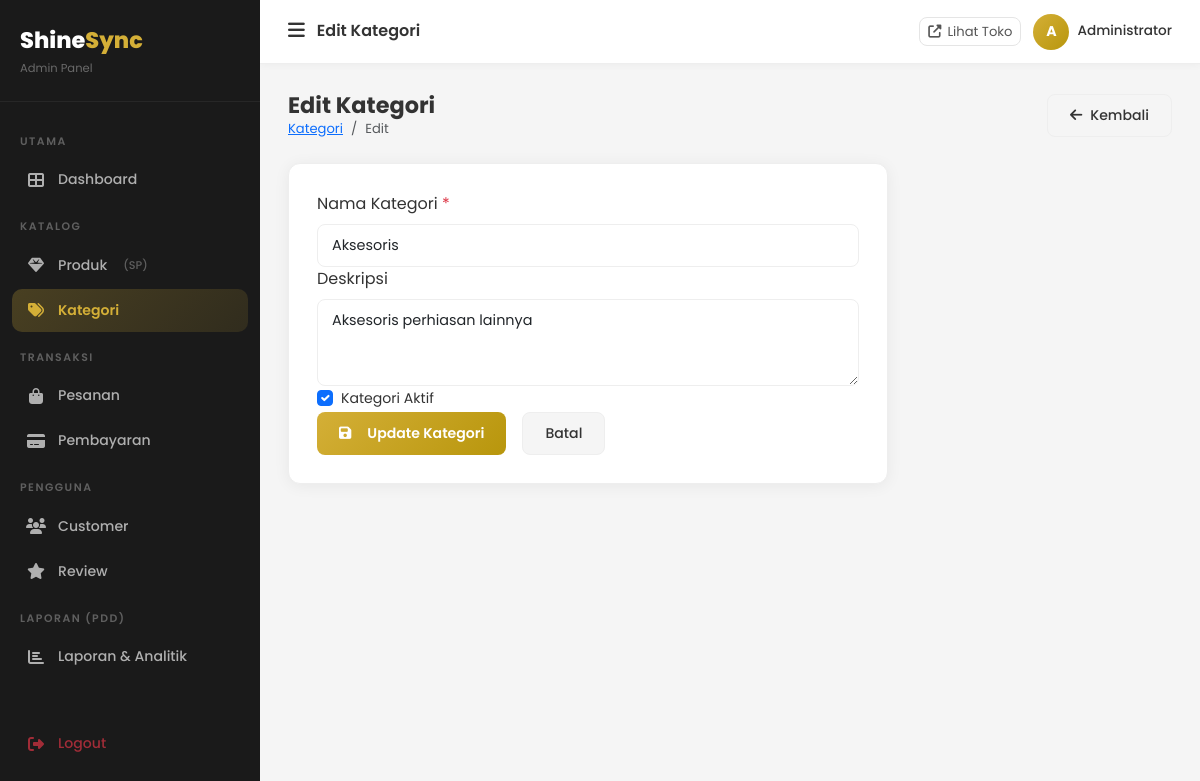
Screenshot of /admin/categories/edit/9 (signed in) with the database file from the repository.
### tables this page shows
CREATE TABLE `categories` (
  `id` int UNSIGNED NOT NULL,
  `name` varchar(100) NOT NULL,
  `slug` varchar(120) NOT NULL,
  `description` text,
  `image` varchar(255) DEFAULT NULL,
  `is_active` tinyint(1) NOT NULL DEFAULT '1',
  `created_at` timestamp NULL DEFAULT CURRENT_TIMESTAMP
);

### app/core/Controller.php (called while the page is built, shortened)
<?php
class Controller
{
    protected function view(string $viewPath, array $data = []): void
    {
        extract($data);
        $file = __DIR__ . '/../views/' . $viewPath . '.php';
        require $file;
    }
}

### app/controllers/CategoryController.php (called while the page is built, shortened)
<?php
class CategoryController extends Controller
{
    private Category $model;
    public function __construct() { parent::__construct(); $this->model = new Category(); }
    public function adminEdit(int $id): void
    {
        $category  = $this->model->findById($id);
        $this->view('admin/categories/form', compact('category', 'error', 'pageTitle'));
    }
}

### app/core/Database.php (called while the page is built, shortened)
<?php
class Database
{
    private static ?Database $instance = null;
    private mysqli $conn;
    private function __construct()
    {
        $this->conn = new mysqli(DB_HOST, DB_USER, DB_PASS, DB_NAME, DB_PORT);
        $this->conn->set_charset(DB_CHARSET);
    }
    public static function getInstance(): Database
    {
        if (self::$instance === null) {
            self::$instance = new self();
        }
        return self::$instance;
    }
    public function query(string $sql, array $params = []): array
    {
        if (empty($params)) {
            $result = $this->conn->query($sql);
            return $result->fetch_all(MYSQLI_ASSOC) ?: [];
        }
        $stmt = $this->prepare($sql, $params);
        $stmt->execute();
        $result = $stmt->get_result();
        return $result ? $result->fetch_all(MYSQLI_ASSOC) : [];
    }
    public function queryOne(string $sql, array $params = []): ?array
    {
        $rows = $this->query($sql, $params);
        return $rows[0] ?? null;
    }
    private function prepare(string $sql, array $params): mysqli_stmt
    {
        $stmt = $this->conn->prepare($sql);
        $types = '';
        foreach ($params as $p) {
            if (is_int($p))   $types .= 'i';
            elseif (is_float($p)) $types .= 'd';
            else $types .= 's';
        }
        $stmt->bind_param($types, ...$params);
        return $stmt;
    }
}

### app/core/Model.php (called while the page is built, shortened)
<?php
class Model
{
    public function __construct()
    {
        $this->db = Database::getInstance();
    }
}

### app/models/Category.php (called while the page is built, shortened)
<?php
class Category extends Model
{
    public function findById(int $id): ?array
    {
        return $this->db->queryOne("SELECT * FROM categories WHERE id=?", [$id]);
    }
}

### app/views/admin/categories/form.php (the view)
<?php
include __DIR__ . '/../../layouts/admin_header.php';
$isEdit = isset($category);
?>
<div class="admin-page-header">
  <div>
    <h2><?= $isEdit?'Edit':'Tambah' ?> Kategori</h2>
    <nav><ol class="breadcrumb"><li class="breadcrumb-item"><a href="<?= APP_URL ?>/admin/categories">Kategori</a></li><li class="breadcrumb-item active"><?= $isEdit?'Edit':'Tambah' ?></li></ol></nav>
  </div>
  <a href="<?= APP_URL ?>/admin/categories" class="btn-admin-secondary"><i class="fas fa-arrow-left"></i> Kembali</a>
</div>
<div style="max-width:600px;">
  <div class="admin-form-card">
    <form method="POST" action="<?= APP_URL ?>/admin/categories/<?= $isEdit?'update/'.$category['id']:'store' ?>">
      <div class="form-group">
        <label class="form-label">Nama Kategori <span style="color:#DC3545;">*</span></label>
        <input type="text" name="name" class="form-control" required value="<?= htmlspecialchars($category['name']??'') ?>" placeholder="Contoh: Cincin">
      </div>
      <div class="form-group">
        <label class="form-label">Deskripsi</label>
        <textarea name="description" class="form-control" rows="3"><?= htmlspecialchars($category['description']??'') ?></textarea>
      </div>
      <div class="form-group">
        <div class="form-check">
          <input type="checkbox" name="is_active" id="is_active" class="form-check-input" <?= (!$isEdit||$category['is_active'])?'checked':'' ?>>
          <label for="is_active" class="form-check-label" style="font-size:.88rem;">Kategori Aktif</label>
        </div>
      </div>
      <div class="d-flex gap-3">
        <button type="submit" class="btn-admin-gold"><i class="fas fa-save me-2"></i><?= $isEdit?'Update':'Simpan' ?> Kategori</button>
        <a href="<?= APP_URL ?>/admin/categories" class="btn-admin-secondary">Batal</a>
      </div>
    </form>
  </div>
</div>
<?php include __DIR__ . '/../../layouts/admin_footer.php'; ?>

### public/css/admin.css (style rules this page uses)
:root { --gold: #D4AF37; --gold-dark: #B8960C; --sidebar-bg: #1A1A1A; --sidebar-w: 260px; --topbar-h: 64px; --font: 'Poppins', sans-serif; --radius: 12px; --shadow: 0 2px 16px rgba(0,0,0,0.06); --border: #EEEEEE; --text: #333333; --text-muted: #888888; --bg: #F5F5F5; --white: #FFFFFF; --success: #28A745; --danger: #DC3545; --warning: #FFC107; --info: #17A2B8; --transition: all 0.25s ease; }
* { box-sizing: border-box; margin: 0; padding: 0; }
html, body { max-width: 100%; overflow-x: hidden; }
body { font-family: var(--font); background: var(--bg); color: var(--text); -webkit-font-smoothing: antialiased; }
.admin-form-card { background: var(--white); border-radius: var(--radius); padding: 28px; box-shadow: var(--shadow); border: 1px solid var(--border); }
.admin-form-card .form-control, .admin-form-card .form-select { border: 1.5px solid var(--border); border-radius: 8px; padding: 10px 14px; font-family: var(--font); font-size: 0.9rem; transition: var(--transition); }
.admin-page-header { margin-bottom: 24px; display: flex; align-items: center; justify-content: space-between; flex-wrap: wrap; gap: 12px; }
.admin-page-header h2 { font-size: 1.4rem; font-weight: 700; color: var(--text); margin: 0; }
.admin-page-header .breadcrumb { margin: 0; font-size: 0.82rem; }
.btn-admin-gold { background: linear-gradient(135deg, var(--gold), var(--gold-dark)); color: var(--white); border: none; padding: 10px 22px; border-radius: 8px; font-weight: 600; font-size: 0.88rem; cursor: pointer; transition: var(--transition); display: inline-flex; align-items: center; gap: 8px; text-decoration: none; }
.btn-admin-secondary { background: var(--bg); color: var(--text); border: 1px solid var(--border); padding: 10px 22px; border-radius: 8px; font-weight: 500; font-size: 0.88rem; cursor: pointer; transition: var(--transition); display: inline-flex; align-items: center; gap: 8px; text-decoration: none; }

### rows the page displays
categories: name "Aksesoris", description "Aksesoris perhiasan lainnya", is_active "☑"

### other values shown
$pageTitle "Edit Kategori"
substr(Session::get('user_name','A'),0,1) "A"
Session::get('user_name') "Administrator"
